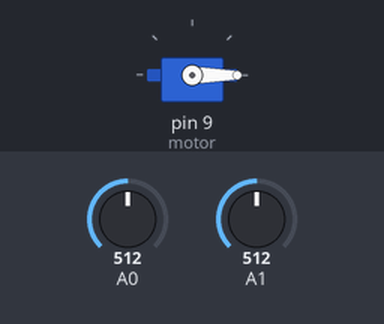
Bench run of a sketch on a simulated Arduino Uno, built with avr-gcc and run on an emulated ATmega328P. Shown: servo. The inputs (shaded band) are chosen by the test bench; at power-on: A0 = 512, A1 = 512.

Above: at 1.2 s.
1.3 s: A0 set to 716
At 4.11 s:
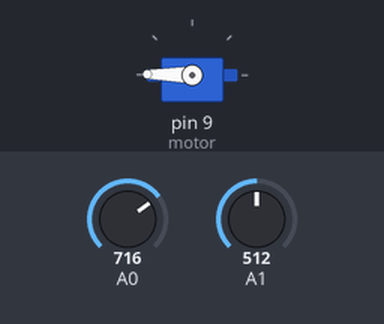
4.3 s: A1 set to 900
At 7.24 s:
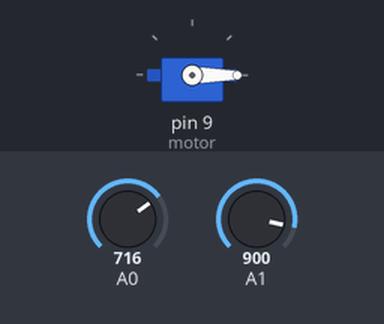
7.3 s: A1 set to 306
At 9.7 s:
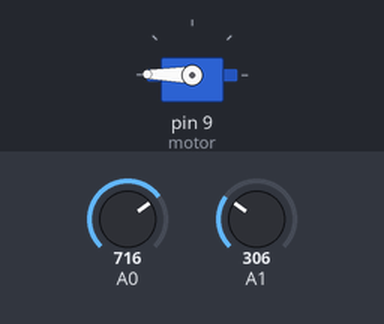
10.3 s: A0 set to 311
11.8 s: A0 set to 296
At 12.2 s:
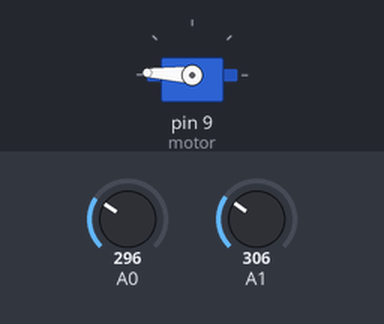
14.8 s: A0 set to 306
Timing chart, 0 to 17.3 s (numbered marks = the images above; inputs shaded):
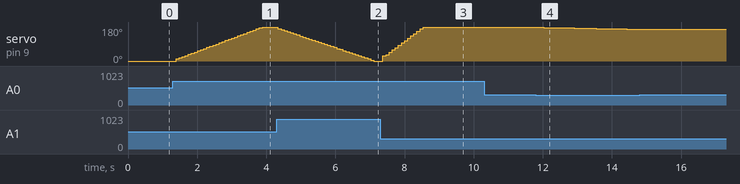

The sketch:

p8.ino
```cpp
/**
  Seguidor lumínico con control PID
Author: Miguel Blanco Godón
*/

#include <Servo.h>

#define K_p 0.025f
#define K_i 0.03f
#define K_d 0.01f

Servo motor;
volatile float previous_error = 0, integral = 0;

void setup(void)
{
	// inicia o motor
	motor.attach(9);
	// inicialmente o motor está a 0º
	motor.write(0);
}

void loop(void)
{
	float error = 0, linear = 0, differential = 0, angle = 0;

	// control PID
	// promediado de 40 lecturas
	for (int i = 0; i < 40; i++) {
		// medida e promediado de lectura dos fotorresistores
		error += analogRead(A0)-analogRead(A1);
		// faise os primeiros 40 milisegundos
		delay(1);
	}
	error /= 40;

	// sumase ao termo integral do controlador PID o erro ponderado
	integral += error*K_i;
	// correción do termo integral para que estea nun rango de xiro horizontal
	integral = (integral > 179) ? 179 : integral;
	integral = (integral < 0) ? 0 : integral;

	// calulo dos termos lineais e diferenciais
	linear = K_p * error;
	differential = K_d *(error-previous_error);
	previous_error = error;
	// cálculo do ángulo
	angle = linear + integral + differential;

	// corrección do ángulo
	angle = (angle > 179) ? 179 : angle;
	angle = (angle < 0) ? 0 : angle;

	// só move o motor se pasa dun marxe
	if (abs(error) >= 10) {
		motor.write((int) angle);
	}
	// os ultimos 40 ms espérase a que o motor faga o movemento
	delay(40);
}
```

Measured:
- after the input at 1.3 s, servo on pin 9 (motor): moves from 0° to 179° over 2.5 s, starting after 0.09 s
- after the input at 4.3 s, servo on pin 9 (motor): moves from 179° to 0° over 2.8 s, starting at once
- after the input at 7.3 s, servo on pin 9 (motor): moves from 0° to 179° over 1.2 s, starting after 0.08 s
- after the input at 10.3 s, every drawn part: stays the same
- after the input at 11.8 s, servo on pin 9 (motor): moves from 179° to 168° over 2.8 s, starting after 0.13 s
- after the input at 14.8 s, servo on pin 9 (motor): stays 168° (without the input it goes to 167° after 0.26 s)
